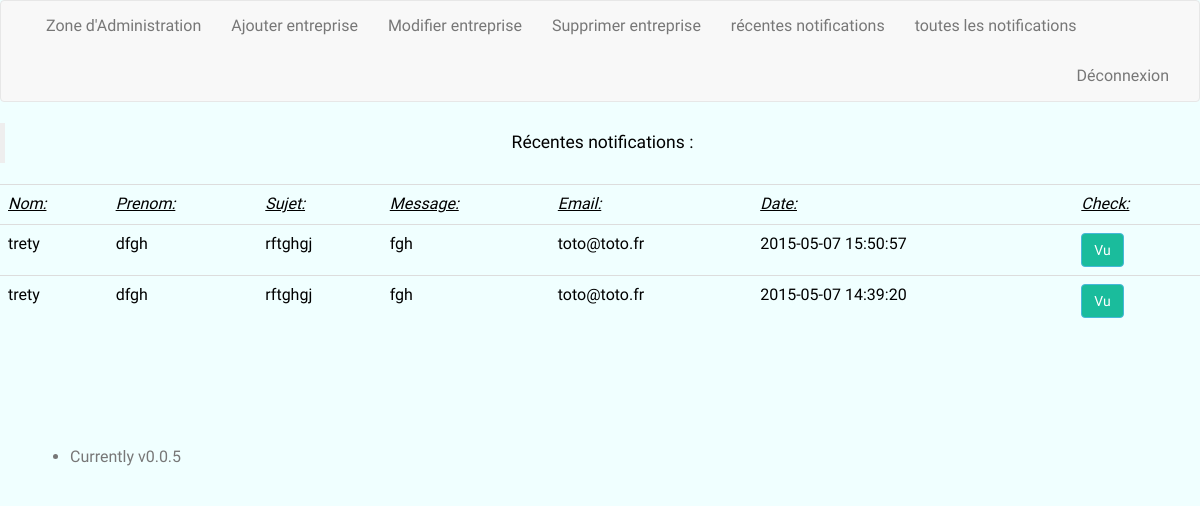
The app's page /?Adm&Notif (signed in) with its own data.
### tables this page shows
CREATE TABLE IF NOT EXISTS `contact` (
  `id` int(4) NOT NULL AUTO_INCREMENT,
  `nom` varchar(100) NOT NULL,
  `prenom` varchar(100) NOT NULL,
  `sujet` varchar(252) NOT NULL,
  `message` varchar(500) NOT NULL,
  `date_crea` datetime NOT NULL,
  `email` varchar(150) NOT NULL,
  `vue` int(1) NOT NULL DEFAULT '0',
  PRIMARY KEY (`id`)
);

### Php/page_notification.php (the view, shortened to what this page needs)
<div>
	<h1 class="text-center color"><blockquote>Récentes notifications :</blockquote></h1>
</div>
<?php
try
	{
		$connexion = new PDO("mysql:host=localhost;dbname=enterprise","root","");
		$connexion->query("SET NAMES UTF8");
	}
	catch (PDOException $e)
	{
		echo 'Echec lors de la tentative de connexion à la Base de donées' . $e->getMessage();
		die();
	}
	 $reponse = $connexion->query('SELECT *  FROM contact ORDER BY date_crea DESC');
	$donnees = $reponse->fetchAll();
?>
<div class="table-responsive">
  <table class="table color">
 	<tr>
  		<td><i><u>Nom: </i></td>
  		<td><i><u>Prenom: </u></i></td>
 		<td><i><u>Sujet: </u></i></td>
 		<td><i><u>Message: </u></i></td>
 		<td><i><u>Email: </u></i></td>
 		<td><i><u>Date: </u></i></td>
 		<td><i><u>Check: </u></i></td>
	</tr>
	<?php
	foreach($donnees as $row){
	 	if($row['vue'] == 0){
			?><tr>
			   	<td><?php echo $row['nom']; ?></td>
			   	<td><?php echo $row['prenom']; ?></td>
			   	<td><?php echo $row['sujet']; ?></td>
			   	<td><?php echo $row['message']; ?></td>
			   	<td><?php echo $row['email']; ?></td>
				<td><?php echo $row['date_crea']; ?></td>
				<td><a class="btn btn-info" role="button">Vu</a></td>
			</tr>
	  	<?php
		}
	}
		?>
	</table>
</div>

### Css/style.css (style rules this page uses)
.color { color:black; }

### BackgroundSlideshow/css/default.css (style rules this page uses)
body, html { font-size: 100%; padding: 0; margin: 0; }
*, *:after, *:before { -webkit-box-sizing: border-box; -moz-box-sizing: border-box; box-sizing: border-box; }
body { font-family: 'Lato', Calibri, Arial, sans-serif; color: #47a3da; }
a { color: #f0f0f0; text-decoration: none; }

### HoverEffectIdeas/css/demo.css (style rules this page uses)
*, *:after, *:before { -webkit-box-sizing: border-box; box-sizing: border-box; }
body { background: #F0FFFF; color: #fff; font-weight: 400; font-size: 1em; font-family: 'Raleway', Arial, sans-serif; }
a { outline: none; color: #3498db; text-decoration: none; }

### records on screen
contact: nom "trety", prenom "dfgh", sujet "rftghgj", message "fgh", email "toto@toto.fr", date_crea "2015-05-07 15:50:57"
contact: nom "trety", prenom "dfgh", sujet "rftghgj", message "fgh", email "toto@toto.fr", date_crea "2015-05-07 14:39:20"
